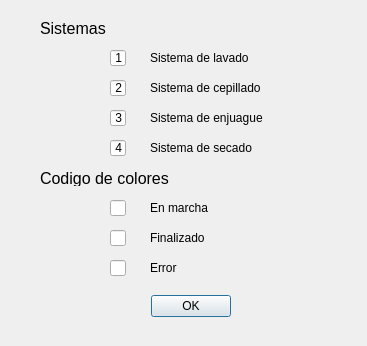
<?xml version="1.0" encoding="UTF-8"?>
<ui version="4.0">
 <class>info_sistemas</class>
 <widget class="QDialog" name="info_sistemas">
  <property name="geometry">
   <rect>
    <x>0</x>
    <y>0</y>
    <width>367</width>
    <height>346</height>
   </rect>
  </property>
  <property name="windowTitle">
   <string>Dialog</string>
  </property>
  <widget class="QDialogButtonBox" name="buttonBox">
   <property name="geometry">
    <rect>
     <x>20</x>
     <y>290</y>
     <width>211</width>
     <height>32</height>
    </rect>
   </property>
   <property name="orientation">
    <enum>Qt::Horizontal</enum>
   </property>
   <property name="standardButtons">
    <set>QDialogButtonBox::Ok</set>
   </property>
  </widget>
  <widget class="QLabel" name="label_2">
   <property name="geometry">
    <rect>
     <x>150</x>
     <y>80</y>
     <width>121</width>
     <height>16</height>
    </rect>
   </property>
   <property name="text">
    <string>Sistema de cepillado</string>
   </property>
  </widget>
  <widget class="QLineEdit" name="lineEdit">
   <property name="geometry">
    <rect>
     <x>110</x>
     <y>50</y>
     <width>16</width>
     <height>16</height>
    </rect>
   </property>
   <property name="text">
    <string> 1</string>
   </property>
   <property name="readOnly">
    <bool>true</bool>
   </property>
  </widget>
  <widget class="QLabel" name="label_5">
   <property name="geometry">
    <rect>
     <x>150</x>
     <y>230</y>
     <width>121</width>
     <height>16</height>
    </rect>
   </property>
   <property name="text">
    <string>Finalizado</string>
   </property>
  </widget>
  <widget class="QLabel" name="label_6">
   <property name="geometry">
    <rect>
     <x>150</x>
     <y>200</y>
     <width>121</width>
     <height>16</height>
    </rect>
   </property>
   <property name="text">
    <string>En marcha</string>
   </property>
  </widget>
  <widget class="QLineEdit" name="lineEdit_7">
   <property name="geometry">
    <rect>
     <x>110</x>
     <y>260</y>
     <width>16</width>
     <height>16</height>
    </rect>
   </property>
   <property name="text">
    <string/>
   </property>
   <property name="readOnly">
    <bool>true</bool>
   </property>
  </widget>
  <widget class="QLabel" name="label_9">
   <property name="geometry">
    <rect>
     <x>40</x>
     <y>170</y>
     <width>141</width>
     <height>16</height>
    </rect>
   </property>
   <property name="font">
    <font>
     <pointsize>12</pointsize>
    </font>
   </property>
   <property name="text">
    <string>Codigo de colores</string>
   </property>
  </widget>
  <widget class="QLineEdit" name="lineEdit_2">
   <property name="geometry">
    <rect>
     <x>110</x>
     <y>80</y>
     <width>16</width>
     <height>16</height>
    </rect>
   </property>
   <property name="text">
    <string> 2</string>
   </property>
   <property name="readOnly">
    <bool>true</bool>
   </property>
  </widget>
  <widget class="QLabel" name="label_3">
   <property name="geometry">
    <rect>
     <x>150</x>
     <y>140</y>
     <width>121</width>
     <height>16</height>
    </rect>
   </property>
   <property name="text">
    <string>Sistema de secado</string>
   </property>
  </widget>
  <widget class="QLabel" name="label_8">
   <property name="geometry">
    <rect>
     <x>40</x>
     <y>20</y>
     <width>121</width>
     <height>16</height>
    </rect>
   </property>
   <property name="font">
    <font>
     <pointsize>12</pointsize>
    </font>
   </property>
   <property name="text">
    <string>Sistemas</string>
   </property>
  </widget>
  <widget class="QLineEdit" name="lineEdit_4">
   <property name="geometry">
    <rect>
     <x>110</x>
     <y>140</y>
     <width>16</width>
     <height>16</height>
    </rect>
   </property>
   <property name="text">
    <string> 4</string>
   </property>
   <property name="readOnly">
    <bool>true</bool>
   </property>
  </widget>
  <widget class="QLabel" name="label">
   <property name="geometry">
    <rect>
     <x>150</x>
     <y>50</y>
     <width>121</width>
     <height>16</height>
    </rect>
   </property>
   <property name="text">
    <string>Sistema de lavado</string>
   </property>
  </widget>
  <widget class="QLineEdit" name="lineEdit_3">
   <property name="geometry">
    <rect>
     <x>110</x>
     <y>110</y>
     <width>16</width>
     <height>16</height>
    </rect>
   </property>
   <property name="text">
    <string> 3</string>
   </property>
   <property name="readOnly">
    <bool>true</bool>
   </property>
  </widget>
  <widget class="QLabel" name="label_7">
   <property name="geometry">
    <rect>
     <x>150</x>
     <y>260</y>
     <width>121</width>
     <height>16</height>
    </rect>
   </property>
   <property name="text">
    <string>Error</string>
   </property>
  </widget>
  <widget class="QLineEdit" name="lineEdit_5">
   <property name="geometry">
    <rect>
     <x>110</x>
     <y>200</y>
     <width>16</width>
     <height>16</height>
    </rect>
   </property>
   <property name="palette">
    <palette>
     <active>
      <colorrole role="BrightText">
       <brush brushstyle="SolidPattern">
        <color alpha="255">
         <red>0</red>
         <green>170</green>
         <blue>0</blue>
        </color>
       </brush>
      </colorrole>
     </active>
     <inactive>
      <colorrole role="BrightText">
       <brush brushstyle="SolidPattern">
        <color alpha="255">
         <red>255</red>
         <green>51</green>
         <blue>51</blue>
        </color>
       </brush>
      </colorrole>
     </inactive>
     <disabled>
      <colorrole role="BrightText">
       <brush brushstyle="SolidPattern">
        <color alpha="255">
         <red>0</red>
         <green>170</green>
         <blue>0</blue>
        </color>
       </brush>
      </colorrole>
     </disabled>
    </palette>
   </property>
   <property name="text">
    <string/>
   </property>
   <property name="readOnly">
    <bool>true</bool>
   </property>
  </widget>
  <widget class="QLabel" name="label_4">
   <property name="geometry">
    <rect>
     <x>150</x>
     <y>110</y>
     <width>121</width>
     <height>16</height>
    </rect>
   </property>
   <property name="text">
    <string>Sistema de enjuague</string>
   </property>
  </widget>
  <widget class="QLineEdit" name="lineEdit_6">
   <property name="geometry">
    <rect>
     <x>110</x>
     <y>230</y>
     <width>16</width>
     <height>16</height>
    </rect>
   </property>
   <property name="text">
    <string/>
   </property>
   <property name="readOnly">
    <bool>true</bool>
   </property>
  </widget>
 </widget>
 <resources/>
 <connections>
  <connection>
   <sender>buttonBox</sender>
   <signal>accepted()</signal>
   <receiver>info_sistemas</receiver>
   <slot>accept()</slot>
   <hints>
    <hint type="sourcelabel">
     <x>248</x>
     <y>254</y>
    </hint>
    <hint type="destinationlabel">
     <x>157</x>
     <y>274</y>
    </hint>
   </hints>
  </connection>
  <connection>
   <sender>buttonBox</sender>
   <signal>rejected()</signal>
   <receiver>info_sistemas</receiver>
   <slot>reject()</slot>
   <hints>
    <hint type="sourcelabel">
     <x>316</x>
     <y>260</y>
    </hint>
    <hint type="destinationlabel">
     <x>286</x>
     <y>274</y>
    </hint>
   </hints>
  </connection>
 </connections>
</ui>
